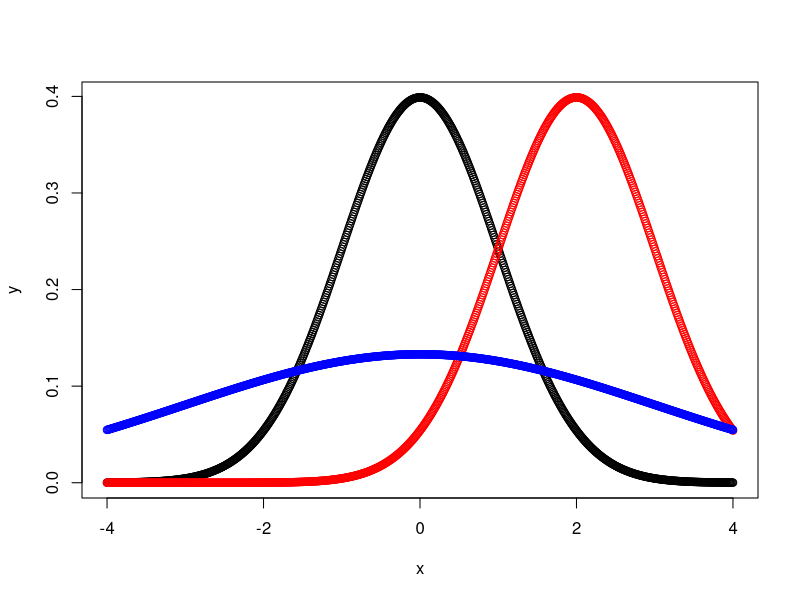

Recreate this plot in R. (Note: this script raises an error after producing the figure.)
# Gaussian distribution 

m = 0
sd = 2
x = seq(-4, 4, 0.01)
x1 = seq(-5, 5, 0.01)
y = dnorm(x) # normal distribution formula
plot(x, y)
points(x, dnorm(x, mean = 2), col = 'red')
points(x, dnorm(x, mean = 0, sd = 3), col = 'blue')
abline(1)
abline(-1)

# What is the probability that X < 0.3? Verify numerically and visually
pnorm(0.3)

table(rnorm(1e6) < 0.3) / 1e6


# What is the probability that X < 4.5?
pnorm(4.5)

table(rnorm(1e6) < 4.5) / 1e6

#What is the probability that X < 14.5? Hint: look at the help page and use
# the lower.tail argument

pnorm(14.5, lower.tail = FALSE)

# What value x has P rob(X < x) = 0.7?
qnorm(0.7)
pnorm(0.5244005)

# relationship between gaussian and binomial
r = 0:100
plot(r, dbinom(r, 100, 0.3), type = 'b')
points(r, dnorm(r, mean = 30, sd = sqrt(21)), type = 'b', col = 'red')

       